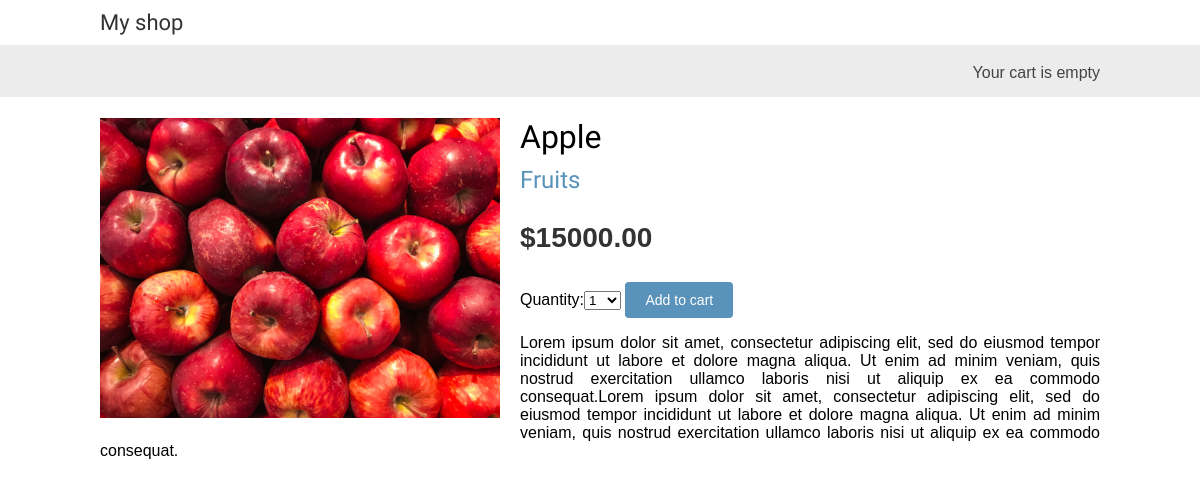
The page /3/apple/ on the database its author committed.
### shop/models.py (models this page shows, shortened)
class Product(models.Model):
    category = models.ForeignKey(Category, on_delete=models.CASCADE, related_name='products')
    name = models.CharField(max_length=200, db_index=True)
    slug = models.SlugField(max_length=200, db_index=True)
    image = models.ImageField(upload_to='products/%Y/%m/%d', blank=True)
    description = models.TextField(blank=True)
    price = models.DecimalField(max_digits=20, decimal_places=2)
    available = models.BooleanField(default=True)
    created = models.DateTimeField(auto_now_add=True)
    updated = models.DateTimeField(auto_now=True)
    class Meta:
        ordering = ('name',)
        index_together = (('id', 'slug'),)

class Category(models.Model):
    name = models.CharField(max_length=200, db_index=True)
    slug = models.SlugField(max_length=200, unique=True)
    class Meta:
        ordering = ('name',)
        verbose_name = 'category'
        verbose_name_plural = 'categories'
    def __str__(self):
        return self.name
    def get_absolute_url(self):
        return reverse("shop:product_list_by_category", args=[self.slug])

### shop/views.py (the view)
# urls.py: path('<int:id>/<slug:slug>/', product_detail, name='product_detail'),
def product_detail(request, id, slug):
    product = get_object_or_404(Product, id=id, slug=slug)
    cart_product_form = CartAddProductForm()
    context = {
        'product': product,
        'cart_product_form': cart_product_form,
    }
    return render(request, "shop/product/detail.html", context)

### cart/forms.py
class CartAddProductForm(forms.Form):
    QUANTITY_CHOICES = [(i, str(i)) for i in range(1, 21)]
    quantity = forms.TypedChoiceField(choices=QUANTITY_CHOICES, coerce=int)
    override = forms.BooleanField(required=False, initial=False, widget=forms.HiddenInput)

### shop/templates/shop/product/detail.html (shortened to what this page needs)
{% extends "shop/base.html" %}
{% load static %}
{% block content %}
    <div class="product-detail">
        <img src="{% if product.image %}{{ product.image.url }}{% else %}{% static 'img/no_img.png' %}{% endif %}">
        <h1>{{ product.name }}</h1>
        <h2>
            <a href="{{ product.category.get_absolute_url }}">{{ product.category }}</a>
        </h2>
        <p class="price">${{ product.price }}</p>
        <form action="{% url 'cart:cart_add' product.id %}" method="post">
            {{ cart_product_form }}
            <input type="submit" value="Add to cart">
        </form>
        {{ product.description|linebreaks }}
    </div>
{% endblock %}

### shop/static/css/base.css (style rules this page uses)
body { margin:0; padding:0; font-family:helvetica, sans-serif; }
h1, h2, h3, h4, h5 , h6 { font-family: 'Ubuntu', sans-serif; font-weight:normal; }
a { text-decoration:none; color:#5993bb; }
a.button, input[type="submit"] { color:#fff; background:#5993bb; border-radius:4px; padding:10px 20px; font-size:14px; border:0; }
.product-detail { text-align:justify; }
.product-detail .price { color:#333; font-size:28px; font-weight:bold; }
.product-detail img { width:40%; float:left; padding:0 20px 20px 0; }
.product-detail h1 { margin-bottom:0; }
.product-detail h2 { margin-top:10px; }

### rows shown on the page
Product: image (picture), name "Apple", category "Fruits", price "15000.00", description "Lorem ipsum dolor sit amet, consectetur adipiscing elit, sed do eiusmod tempor incididunt ut labore et dolore magna aliqua. Ut enim ad minim veniam, quis nostrud exercitation ullamco laboris nisi ut aliquip ex ea commodo consequat.Lorem ipsum dolor sit amet, consectetur adipiscing elit, sed do eiusmod tempor incididunt ut labore et dolore magna aliqua. Ut enim ad minim veniam, quis nostrud exercitation ullamco laboris nisi ut aliquip ex ea commodo consequat."
